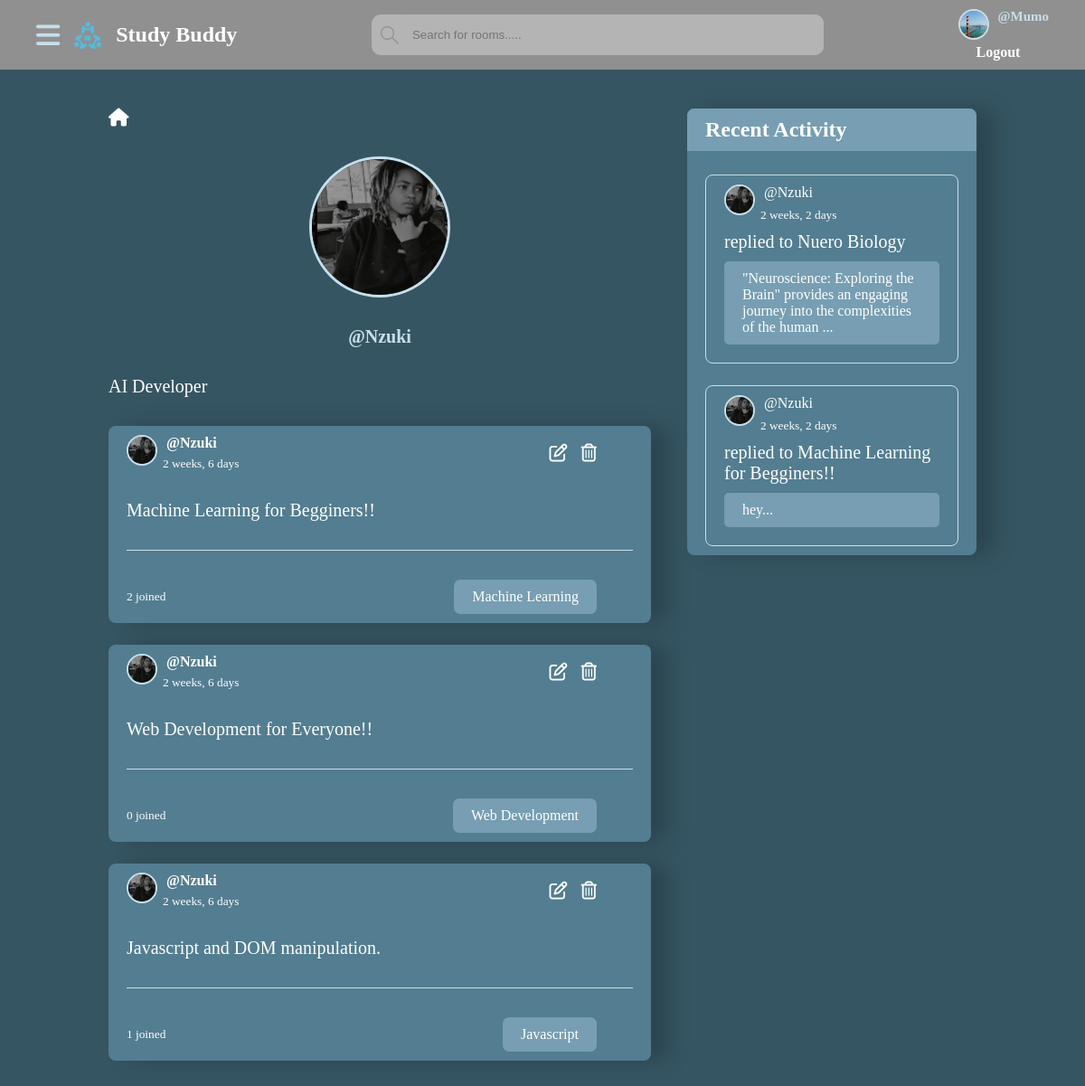
Page /studybud/profile1/ (signed in) on the committed database.
### core/models.py (models this page shows, shortened)
class UserProfile(models.Model):
    user = models.OneToOneField(User, on_delete=models.CASCADE)
    profile_pic = models.ImageField(upload_to='profile_pic/')
    bio = models.CharField(max_length=1000)
    @property
    def image_url(self):
        if self.profile_pic:
            return self. profile_pic.url
        else:
            return 'static/images/images.png'

class Room(models.Model):
    host = models.ForeignKey(User, on_delete=models.CASCADE)
    topic = models.ForeignKey(Topic, on_delete=models.CASCADE)
    name = models.CharField(max_length=200)
    description = models.TextField()
    participants = models.ManyToManyField(User,
                                          related_name='participants',
                                          blank=True
                                          )
    created_at = models.DateTimeField(auto_now_add=True)
    updated_at = models.DateTimeField(auto_now=True)
    class Meta:
        ordering = ['-updated_at', '-created_at']

class Topic(models.Model):
    name = models.CharField(max_length=200)
    def __str__(self):
        return self.name

class Message(models.Model):
    user = models.ForeignKey(User, on_delete=models.CASCADE)
    room = models.ForeignKey(Room, on_delete=models.CASCADE)
    body = models.TextField()
    replies = models.ManyToManyField(Reply, related_name='message_replies', blank=True)
    created_at = models.DateTimeField(auto_now_add=True)
    class Meta:
        ordering = ['-created_at']
    def __str__(self):
        return f'{self.body[:100]}...'

### core/views.py (the view)
# urls.py: path('profile<int:pk>/', views.profile, name="profile"),
@login_required(login_url='login')
def profile(request, pk):
    user_profile = UserProfile.objects.get(user=request.user)
    form = ProfileForm(request.POST, request.FILES, instance=user_profile)
    user = User.objects.get(pk=pk)
    user_profile = UserProfile.objects.get(user=user)
    rooms = Room.objects.filter(host=user)
    messages = Message.objects.filter(user=user)
    topics = Topic.objects.all()
    topics_count = topics.count()
    context = {
        "user_profile": user_profile,
        "user": user,
        "rooms": rooms,
        "messages": messages,
        "topics_count": topics_count,
        "topics": topics,
        "form": form,
    }
    return render(request, 'core/profile.html', context)

### core/forms.py
class ProfileForm(forms.ModelForm):
    class Meta:
        model = UserProfile
        fields = ['profile_pic', 'bio']
        widgets = {
            'profile_pic': forms.FileInput(attrs={'class': 'custom-file-input'}),
        }
        widgets = {
            'bio': forms.Textarea(attrs={'class': 'bio-textarea'}),
        }
    bio = forms.CharField(
        widget=forms.Textarea(attrs={'class': 'bio-textarea'}),
        error_messages={'required': ''}  # Set the error message to an empty string
    )
    profile_pic = forms.ImageField(
        widget=forms.FileInput(attrs={'class': 'custom-file-input'}),
        error_messages={'required': ''}  # Set the error message to an empty string
    )

### templates/core/profile.html (shortened to what this page needs)
<!DOCTYPE html>
{% extends 'core/base.html'%}
{% load static %}
    {% block content %}
    <section class="profile-container">
        <div class="profile__content">
             <div class="profile">
                 <div class="user__profile">
                     <div class="home-link">
                         <a href="{% url 'index' %}">
                            <i class="fa-solid fa-house"></i>
                         </a>
                     </div>
                     <div class="user-details">
                         <img src="{{user_profile.image_url}}"/>
                         <span>@{{user_profile.user.username}}</span>
                         <p>
                           {{user_profile.bio}}
                         </p>
                     </div>
                 </div>
                 <div class="profile__rooms">
                     <ul>
                       {% for room in rooms %}
                       <li>
                          <div class="user-profile-details">
                              <div>
                                  <a href="#">
                                      <img src="{% if room.host.userprofile.profile_pic %}{{ room.host.userprofile.image_url }}{% else %}{% static 'images/images.png' %}{% endif %}"/>
                                      <p>@{{room.host.username}}</p>
                                  </a>
                                  <small>{{room.created_at|timesince}}</small>
                              </div>
                              {% if user_profile.user == room.host %}
                              <div>
                                  <i data-room="{{room.id}}" class="fa-regular fa-pen-to-square update-room"></i>
                                  <i data-room="{{room.id}}" class="fa-regular fa-trash-can delete-room-btn"></i>
                              </div>
                              {% endif %}
                          </div>
                           <div class="profile-room__name">
                               <a href="{% url 'room' room.id %}">{{room.name}}</a>
                           </div>
                           <hr>
                           <div class="profile-room__topic">
                               <small>{{room.participants.all.count}} joined</small>
                               <p>{{room.topic}}</p>
                           </div>
                       </li>
                        {% endfor %}
                     </ul>
                 </div>
            </div>
            <div class="profile-activity-container">
                <div class="profile-activity__content">
                    <h2>Recent Activity</h2>
                    <div class="profile-activity">
                        <ul>
                            {% for message in messages %}
                            <li>
                                <div class="profile-activity__user">
                                    <a href="#">
                                      <img src="{% if message.user.userprofile.profile_pic %}{{ message.user.userprofile.image_url }}{% else %}{% static 'images/images.png' %}{% endif %}"/>
                                      <p>@{{message.user.username}}</p>
                                    </a>
                                    <small>{{message.created_at|timesince}}</small>
                                </div>
                                <div class="profile-activity__room">
                                    <a href="#">replied to <span>{{message.room.name}}</span></a>
                                </div>
                                <div class="profile-activity__message">
                                    <p>{{message}}</p>
                                </div>
                            </li>
                           {% endfor %}
                        </ul>
                    </div>
                </div>
            </div>
        </div>
    </section>
   {% endblock content %}

### templates/core/base.html (shortened to what this page needs)
<!DOCTYPE html>
{% load static %}
<html lang="en">
<head>
    <link rel="stylesheet" href="{% static 'styles/base.css' %}"/>
    <link rel="stylesheet" href="{% static 'styles/index.css' %}"/>
    <link rel="stylesheet" href="{% static 'styles/profile.css' %}"/>
    <link rel="stylesheet" href="{% static 'styles/room.css' %}"/>
</head>
<body>
    <nav>
        <div class="nav-container">
            <div class="logo">
                 <i class="fa-solid fa-bars open-topics"></i>
                <a href="{% url 'index' %}">
                    <img src="{% static 'images/favicon.ico' %}"/>
                    <h1>Study Buddy</h1>
                </a>
            </div>
            <div class="search-bar">
                    <form method="GET" action="{% url 'index' %}" id="searchbar">
                        <label>
                          <input type="text" name="q" placeholder="Search for rooms....."/>
                        </label>
                    </form>
            </div>
            <div class="links">
                 {% if user.is_authenticated %}
                     <a class="profile-link" href="{% url 'profile' request.user.id %}">
                        <img src="{{ request.user.userprofile.image_url }}">
                        <p>@{{request.user.username}}</p>
                    </a>
                {% else %}
                     <a class="profile-link" href="#">
                        <img src="{% static 'images/images.png' %}">
                        <p>Guest</p>
                    </a>
                {% endif %}
                {% if user.is_authenticated %}
                 <a class="login" href="{% url 'logout' %}">
                    Logout
                </a>
                {% else %}
                <a class="login" href="{% url 'login' %}">
                    Login/Register
                </a>
                {% endif %}
            </div>
        </div>
    </nav>
    {% block content %}
    {% endblock content %}
</body>
</html>

### static/styles/base.css (style rules this page uses)
* { padding: 0; margin: 0; text-decoration: none; list-style: none; color: var(--text-color); }
:root { --text-color: #ffffff; --special-links: #636363; --links-hover: #c8dfea; --nav-background-color: #909090; --search-bar: #B4B4B4; --body-background-color: #365563; --link-background: #537d90; --hover-color: #779eb2; }
nav { background: var(--nav-background-color); position: fixed; top: 0; z-index: 9999; width: 100%; }
.nav-container { padding: 10px 40px; display: flex; align-items: center; justify-content: space-between; }
.nav-container img { width: 30px; height: 30px; }
.logo { display: flex; align-items: center; gap: 1rem; }
.logo a { display: flex; align-items: center; gap: 1rem; }
.logo i { color: var(--links-hover); font-size: 30px; cursor: pointer; }
.nav-container .links { display: flex; flex-direction: column; gap: 5px; }
.nav-container .links .profile-link { display: flex; gap: 10px; }
.nav-container .links .profile-link img { border-radius: 50%; border: 2px solid var(--links-hover); }
.nav-container .links .profile-link p { color: var(--links-hover); font-weight: 700; font-size: 15px; }
.nav-container .links .login { margin-left: 20px; font-weight: 700; transition: transform 0.3s ease, color 0.3s ease; }
.nav-container #searchbar { width: 500px; display: flex; align-items: center; border: none; background: var(--search-bar); border-radius: 10px; }
.nav-container #searchbar label { display: flex; align-items: center; width: 100%; }
.nav-container #searchbar label input { flex: 1; border: none; outline: none; padding: 15px; background-color: var(--search-bar); border-radius: 10px; margin-left: 0; }
.nav-container #searchbar label svg { width: 20px; height: 20px; fill: var(--nav-background-color); margin-right: 0; margin-left: 10px; }
body { background: var(--body-background-color); }

### static/styles/index.css (style rules this page uses)
* { padding: 0; margin: 0; text-decoration: none; list-style: none; color: var(--text-color); }
:root { --text-color: #ffffff; --special-links: #636363; --links-hover: #c8dfea; --nav-background-color: #909090; --search-bar: #B4B4B4; --body-background-color: #365563; --link-background: #537d90; --hover-color: #779eb2; }

### static/styles/room.css (style rules this page uses)
* { padding: 0; margin: 0; text-decoration: none; list-style: none; color: var(--text-color); }
:root { --text-color: #ffffff; --special-links: #636363; --links-hover: #c8dfea; --nav-background-color: #909090; --search-bar: #B4B4B4; --body-background-color: #365563; --link-background: #537d90; --hover-color: #779eb2; }

### rows in the picture
UserProfile: image_url (picture), user.username "Nzuki", bio "AI Developer"
Room: host.profile_pic (picture), host.username "Nzuki", created_at "2 weeks, 6 days", name "Machine Learning for Begginers!!", participants.all.count "2", topic "Machine Learning"
Room: host.profile_pic (picture), host.username "Nzuki", created_at "2 weeks, 6 days", name "Web Development for Everyone!!", participants.all.count "0", topic "Web Development"
Room: host.profile_pic (picture), host.username "Nzuki", created_at "2 weeks, 6 days", name "Javascript and DOM manipulation.", participants.all.count "1", topic "Javascript"
Message: user.profile_pic (picture), user.username "Nzuki", created_at "2 weeks, 2 days", room.name "Nuero Biology", body "\"Neuroscience: Exploring the Brain\" provides an engaging journey into the complexities of the human ..."
Message: user.profile_pic (picture), user.username "Nzuki", created_at "2 weeks, 2 days", room.name "Machine Learning for Begginers!!", body "hey..."

### other values in the picture
{{ request.user.username }} "Mumo"
